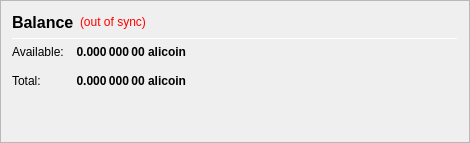
                   <widget class="QFrame" name="frame_CombinedBalances">
                    <property name="minimumSize">
                     <size>
                      <width>470</width>
                      <height>0</height>
                     </size>
                    </property>
                    <property name="frameShape">
                     <enum>QFrame::StyledPanel</enum>
                    </property>
                    <property name="frameShadow">
                     <enum>QFrame::Raised</enum>
                    </property>
                    <layout class="QVBoxLayout" name="verticalLayout_5">
                     <item>
                      <layout class="QHBoxLayout" name="horizontalLayout_5" stretch="0,0,0">
                       <item>
                        <widget class="QLabel" name="label_5z">
                         <property name="minimumSize">
                          <size>
                           <width>0</width>
                           <height>20</height>
                          </size>
                         </property>
                         <property name="font">
                          <font>
                           <pointsize>12</pointsize>
                           <weight>75</weight>
                           <bold>true</bold>
                          </font>
                         </property>
                         <property name="toolTip">
                          <string>Balance (including unconfirmed and immature coins)</string> <!--Combined-->
                         </property>
                         <property name="text">
                          <string>Balance</string> <!--Combined-->
                         </property>
                        </widget>
                       </item>
                       <item>
                        <widget class="QLabel" name="labelWalletStatus">
                         <property name="cursor">
                          <cursorShape>WhatsThisCursor</cursorShape>
                         </property>
                         <property name="toolTip">
                          <string>The displayed information may be out of date. Your wallet automatically synchronizes with the alicoin network after a connection is established, but this process has not completed yet.</string>
                         </property>
                         <property name="styleSheet">
                          <string notr="true">QLabel { color: red; }</string>
                         </property>
                         <property name="text">
                          <string notr="true">(out of sync)</string>
                         </property>
                         <property name="alignment">
                          <set>Qt::AlignLeading|Qt::AlignLeft|Qt::AlignVCenter</set>
                         </property>
                        </widget>
                       </item>
                       <item>
                        <spacer name="horizontalSpacer_1">
                         <property name="orientation">
                          <enum>Qt::Horizontal</enum>
                         </property>
                         <property name="sizeHint" stdset="0">
                          <size>
                           <width>40</width>
                           <height>20</height>
                          </size>
                         </property>
                        </spacer>
                       </item>
                      </layout>
                     </item>
                     <item>
                      <widget class="Line" name="line_CombinedBalance">
                       <property name="minimumSize">
                        <size>
                         <width>0</width>
                         <height>1</height>
                        </size>
                       </property>
                       <property name="maximumSize">
                        <size>
                         <width>16777215</width>
                         <height>1</height>
                        </size>
                       </property>
                       <property name="orientation">
                        <enum>Qt::Horizontal</enum>
                       </property>
                      </widget>
                     </item>
                     <item>
                      <layout class="QGridLayout" name="gridLayout_3">
                       <property name="spacing">
                        <number>12</number>
                       </property>
                       <item row="1" column="0">
                        <widget class="QLabel" name="labelBalanceTextz">
                         <property name="text">
                          <string>Available:</string>
                         </property>
                        </widget>
                       </item>
                       <item row="1" column="1">
                        <widget class="QLabel" name="labelBalancez">
                         <property name="font">
                          <font>
                           <weight>75</weight>
                           <bold>true</bold>
                          </font>
                         </property>
                         <property name="cursor">
                          <cursorShape>IBeamCursor</cursorShape>
                         </property>
                         <property name="toolTip">
                          <string>Your current spendable balance</string>
                         </property>
                         <property name="text">
                          <string notr="true">0.000 000 00 alicoin</string>
                         </property>
                         <property name="alignment">
                          <set>Qt::AlignRight|Qt::AlignTrailing|Qt::AlignVCenter</set>
                         </property>
                         <property name="textInteractionFlags">
                          <set>Qt::LinksAccessibleByMouse|Qt::TextSelectableByKeyboard|Qt::TextSelectableByMouse</set>
                         </property>
                        </widget>
                       </item>
                       <item row="2" column="0">
                        <widget class="QLabel" name="labelTotalTextz">
                         <property name="text">
                          <string>Total:</string>
                         </property>
                        </widget>
                       </item>
                       <item row="2" column="1">
                        <widget class="QLabel" name="labelTotalz">
                         <property name="font">
                          <font>
                           <weight>75</weight>
                           <bold>true</bold>
                          </font>
                         </property>
                         <property name="cursor">
                          <cursorShape>IBeamCursor</cursorShape>
                         </property>
                         <property name="toolTip">
                          <string>Total Balance, including all unavailable coins.</string>
                         </property>
                         <property name="text">
                          <string notr="true">0.000 000 00 alicoin</string>
                         </property>
                         <property name="alignment">
                          <set>Qt::AlignRight|Qt::AlignTrailing|Qt::AlignVCenter</set>
                         </property>
                         <property name="textInteractionFlags">
                          <set>Qt::LinksAccessibleByMouse|Qt::TextSelectableByKeyboard|Qt::TextSelectableByMouse</set>
                         </property>
                        </widget>
                       </item>
                       <item row="2" column="3">
                        <spacer name="horizontalSpacer_2">
                         <property name="orientation">
                          <enum>Qt::Horizontal</enum>
                         </property>
                         <property name="sizeHint" stdset="0">
                          <size>
                           <width>40</width>
                           <height>20</height>
                          </size>
                         </property>
                        </spacer>
                       </item>
                      </layout>
                     </item>
                     <item>
                      <spacer name="verticalSpacer_1">
                       <property name="orientation">
                        <enum>Qt::Vertical</enum>
                       </property>
                       <property name="sizeHint" stdset="0">
                        <size>
                         <width>20</width>
                         <height>40</height>
                        </size>
                       </property>
                      </spacer>
                     </item>
                    </layout>
                   </widget>
